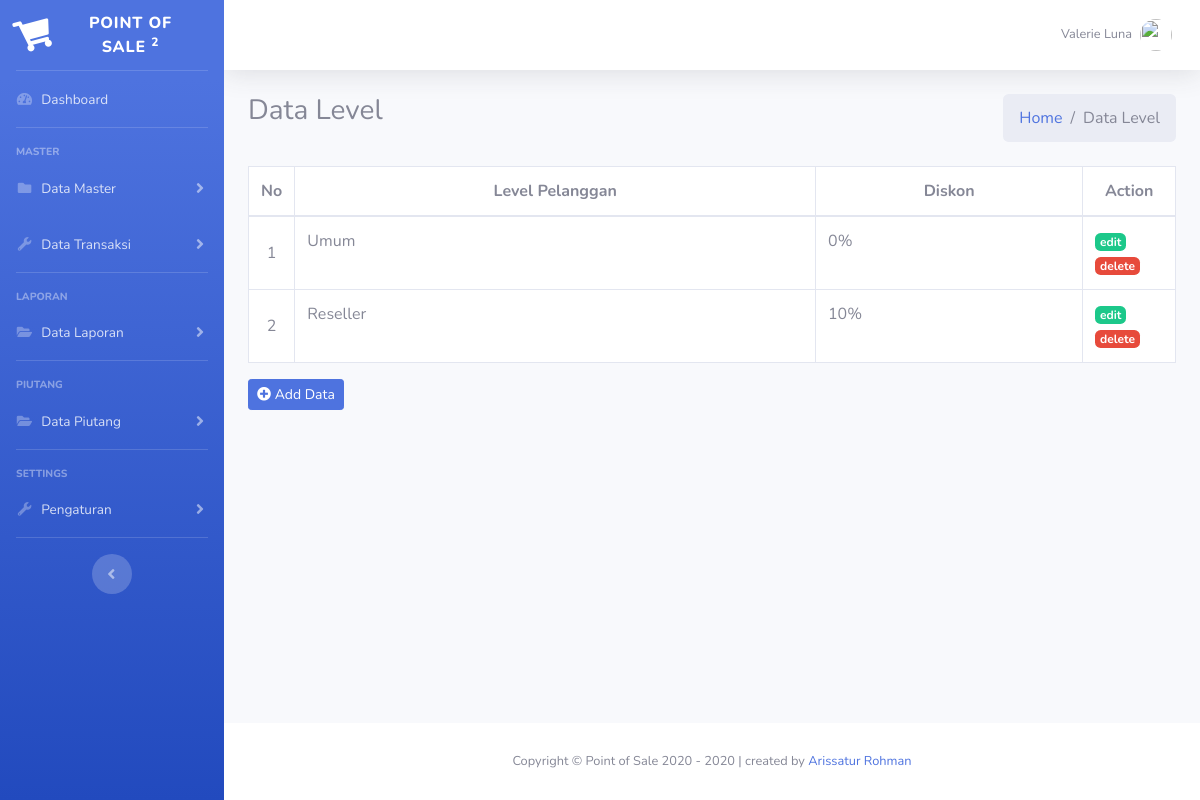
Page /?page=level on the committed database.
### tables this page shows
CREATE TABLE `tb_level` (
  `id_level` int(11) NOT NULL,
  `p_level` varchar(30) NOT NULL,
  `diskon` varchar(10) NOT NULL
);

### index.php (the view, shortened to what this page needs)
<?php
include("inc/config.php");
?>
<!DOCTYPE html>
<html lang="en">
<head>
  <link href="vendor/fontawesome-free/css/all.min.css" rel="stylesheet" type="text/css">
  <link href="css/sb-admin-2.min.css" rel="stylesheet">
</head>
<body id="page-top">
  <div id="wrapper">
    <ul class="navbar-nav bg-gradient-primary sidebar sidebar-dark accordion" id="accordionSidebar">
      <a class="sidebar-brand d-flex align-items-center justify-content-center" href="index.html">
        <div class="sidebar-brand-icon rotate-n-15">
          <i class="fas fa-shopping-cart"></i>
        </div>
        <div class="sidebar-brand-text mx-3">Point of Sale <sup>2</sup></div>
      </a>
      <hr class="sidebar-divider my-0">
      <li class="nav-item">
        <a class="nav-link" href="index.php">
          <i class="fas fa-fw fa-tachometer-alt"></i>
          <span>Dashboard</span></a>
      </li>
      <hr class="sidebar-divider">
      <div class="sidebar-heading">
        Master
      </div>
      <li class="nav-item">
        <a class="nav-link collapsed" href="#" data-toggle="collapse" data-target="#collapseTwo" aria-expanded="true" aria-controls="collapseTwo">
          <i class="fas fa-fw fa-folder"></i>
          <span>Data Master</span>
        </a>
      </li>
      <li class="nav-item">
        <a class="nav-link collapsed" href="#" data-toggle="collapse" data-target="#collapseUtilities" aria-expanded="true" aria-controls="collapseUtilities">
          <i class="fas fa-fw fa-wrench"></i>
          <span>Data Transaksi</span>
        </a>
      </li>
      <hr class="sidebar-divider">
      <div class="sidebar-heading">
        Laporan
      </div>
      <li class="nav-item">
        <a class="nav-link collapsed" href="#" data-toggle="collapse" data-target="#collapsePages" aria-expanded="true" aria-controls="collapsePages">
          <i class="fas fa-fw fa-folder-open"></i>
          <span>Data Laporan</span>
        </a>
      </li>
      <hr class="sidebar-divider">
      <div class="sidebar-heading">
        Piutang
      </div>
      <li class="nav-item">
        <a class="nav-link collapsed" href="#" data-toggle="collapse" data-target="#piutang" aria-expanded="true" aria-controls="collapsePages">
          <i class="fas fa-fw fa-folder-open"></i>
          <span>Data Piutang</span>
        </a>
      </li>
      <hr class="sidebar-divider">
      <div class="sidebar-heading">
        Settings
      </div>
      <li class="nav-item">
        <a class="nav-link collapsed" href="#" data-toggle="collapse" data-target="#collapseSetting" aria-expanded="true" aria-controls="collapseSetting">
          <i class="fas fa-fw fa-wrench"></i>
          <span>Pengaturan</span>
        </a>
      </li>
      <hr class="sidebar-divider d-none d-md-block">
      <div class="text-center d-none d-md-inline">
        <button class="rounded-circle border-0" id="sidebarToggle"></button>
      </div>
    </ul>
    <div id="content-wrapper" class="d-flex flex-column">
      <div id="content">
        <nav class="navbar navbar-expand navbar-light bg-white topbar mb-4 static-top shadow">
          <ul class="navbar-nav ml-auto">
            <li class="nav-item dropdown no-arrow">
              <a class="nav-link dropdown-toggle" href="#" id="userDropdown" role="button" data-toggle="dropdown" aria-haspopup="true" aria-expanded="false">
                <span class="mr-2 d-none d-lg-inline text-gray-600 small">Valerie Luna</span>
                <img class="img-profile rounded-circle" src="https://source.unsplash.com/QAB-WJcbgJk/60x60">
              </a>
            </li>
          </ul>
        </nav>
        <div class="container-fluid">
          <?php
          $page = $_GET['page'];
          $aksi = $_GET['aksi'];
          if ($page == "barang") {
            if ($aksi == "") {
              include('page/barang/barang.php');
            } elseif ($aksi == "add") {
              include('page/barang/add.php');
            } elseif ($aksi == "edit") {
              include('page/barang/edit.php');
            } elseif ($aksi == "delete") {
              include('page/barang/delete.php');
            }
          } elseif ($page == "pelanggan") {
            if ($aksi == "") {
              include('page/pelanggan/pelanggan.php');
            } elseif ($aksi == "add") {
              include('page/pelanggan/add.php');
            }
          } elseif ($page == "level") {
            if ($aksi == "") {
              include('page/level/level.php');
            } elseif ($aksi == "add") {
              include('page/level/add.php');
            }
          } elseif ($page == "laporan") {
            if ($aksi == "") {
              include('page/laporan/lap_pembelian.php');
            }
          } elseif ($page == "laporan") {
            if ($aksi == "") {
              include('page/laporan/lap_penjualan.php');
            }
          } elseif ($page == "pengguna") {
            if ($aksi == "") {
              include('page/pengguna/pengguna.php');
            }
          } elseif ($page == "") {
            include "dashboard.php";
          } else {
            echo "Halaman tidak ditemukan";
          }
          ?>
        </div>
      </div>
      <footer class="sticky-footer bg-white">
        <div class="container my-auto">
          <div class="copyright text-center my-auto">
            <span>Copyright &copy; Point of Sale 2020 - <?= $th = date('Y'); ?> | created by <a href="https://github.com/arissaturrohman/">Arissatur Rohman</a></span>
          </div>
        </div>
      </footer>
    </div>
  </div>
</body>
</html>

### page/level/level.php
<section class="content-header">
    <div class="row mb-2">
        <div class="col-sm-6">
            <h3>Data Level</h3>
        </div>
        <div class="col-sm-6">
            <ol class="breadcrumb float-sm-right">
                <li class="breadcrumb-item"><a href="index.php">Home</a></li>
                <li class="breadcrumb-item active">Data Level</li>
            </ol>
        </div>
    </div>
</section>
<section class="content">
    <table id="example1" class="table table-bordered table-hover bg-white">
        <thead>
            <tr>
                <th class="align-middle text-center" width="5%">No</th>
                <th class="align-middle text-center">Level Pelanggan</th>
                <th class="align-middle text-center">Diskon</th>
                <th class="align-middle text-center" width="10%">Action</th>
            </tr>
        </thead>
        <tbody>
            <?php
            $no = 1;
            $sql = $conn->query("SELECT * FROM tb_level");
            while ($data = $sql->fetch_assoc()) {
            ?>
                <tr>
                    <td class="align-middle text-center"><?= $no++; ?></td>
                    <td><?= $data['p_level']; ?></td>
                    <td><?= $data['diskon'] . "%"; ?></td>
                    <td>
                        <a href="?page=level&aksi=edit&id=<?= $data['id_level']; ?>" class="badge badge-success">edit</a>
                        <a href="?page=level&aksi=delete&id=<?= $data['id_level']; ?>" name="delete" onclick="return confirm('Apakah anda yakin menghapus data ini...?')" class="badge badge-danger">delete</a>
                    </td>
                </tr>
            <?php } ?>
        </tbody>
    </table>
    <a href="?page=level&aksi=add" class="btn btn-sm btn-primary"><i class="fas fa-plus-circle"></i> Add Data</a>
</section>

### rows in the picture
tb_level: p_level "Umum", diskon "0"
tb_level: p_level "Reseller", diskon "10"
